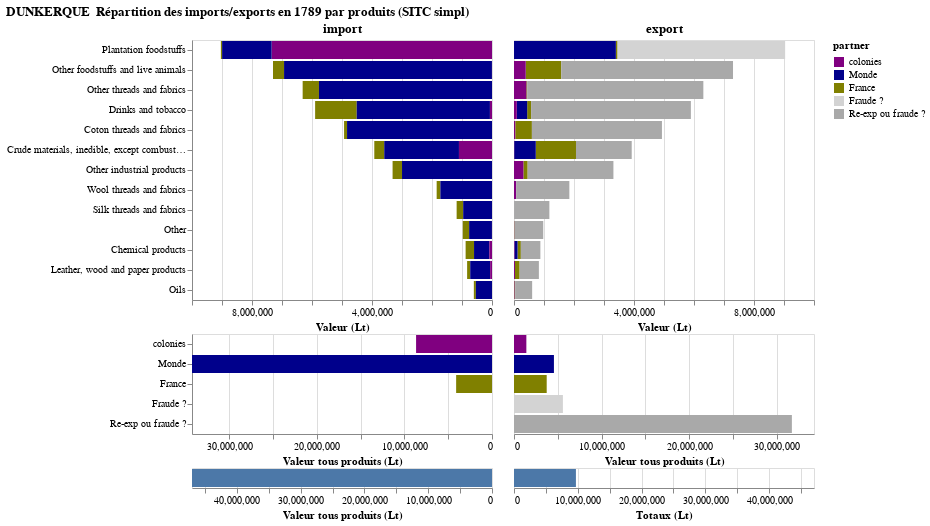
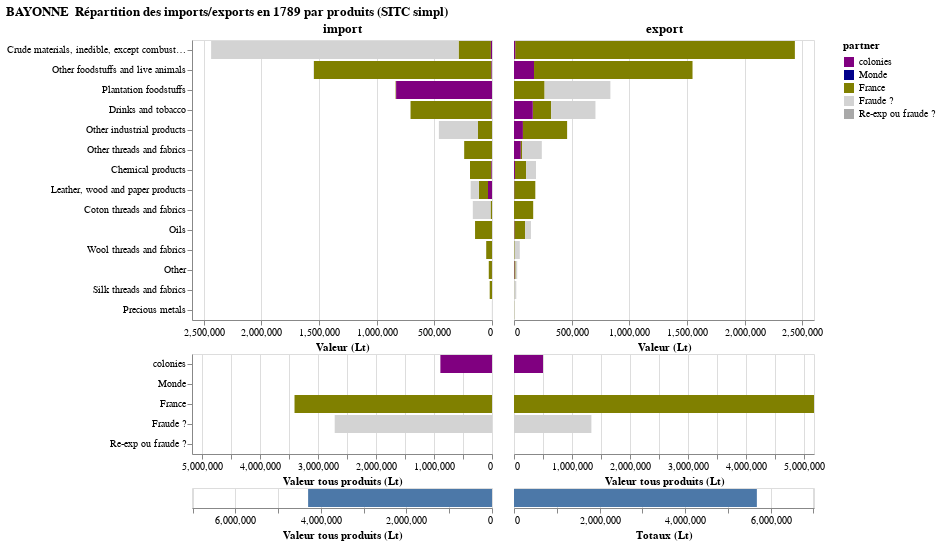
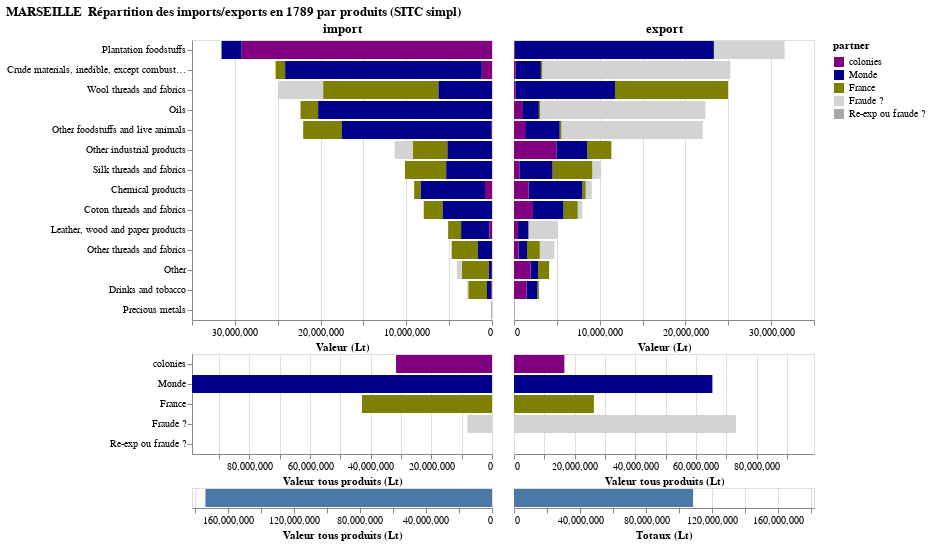
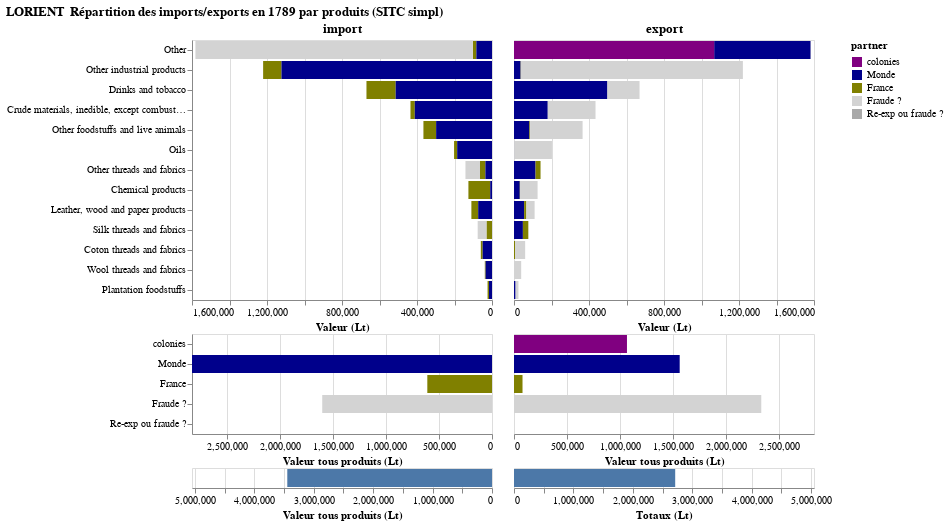

Source (notebook cell) for these figures, in order:
### Code cell
for city in ["Dunkerque", "Bayonne", "Marseille", "Lorient"]:
    pyramide_port_franc(city, data)
